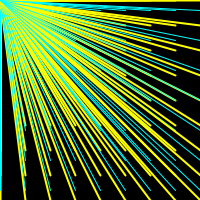
Frame 1 (no input)
Frame 60 (the mouse pressed at the canvas centre just before this capture): identical to frame 1, image omitted
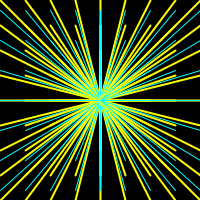
Frame 120 (the mouse held since frame 60 and released just before this capture)

The Processing sketch that drew these frames (run headless with seeded random() and noise(); from frame 60 on, the mouse is pressed at the canvas centre):

// Processing sketch: processing_91127
// ── processing_91127.pde

void setup() {
  smooth(); 
  size(200, 200);
}
void draw() {
  background(0);
  for (int i = 0; i <= 200; i += 25) { 
    for (int j = 0; j <= 200; j += 25) { 
      stroke(255, 255, 0 ); 
      strokeWeight(2); 
      line(mouseY, mouseX, i, j);
    } 
    for (int j = 10; j <= 200; j += 30) { 
      stroke(0, 255, 255); 
      strokeWeight(1); 
      line(i, j, mouseX, mouseY);
    }
  }
}
